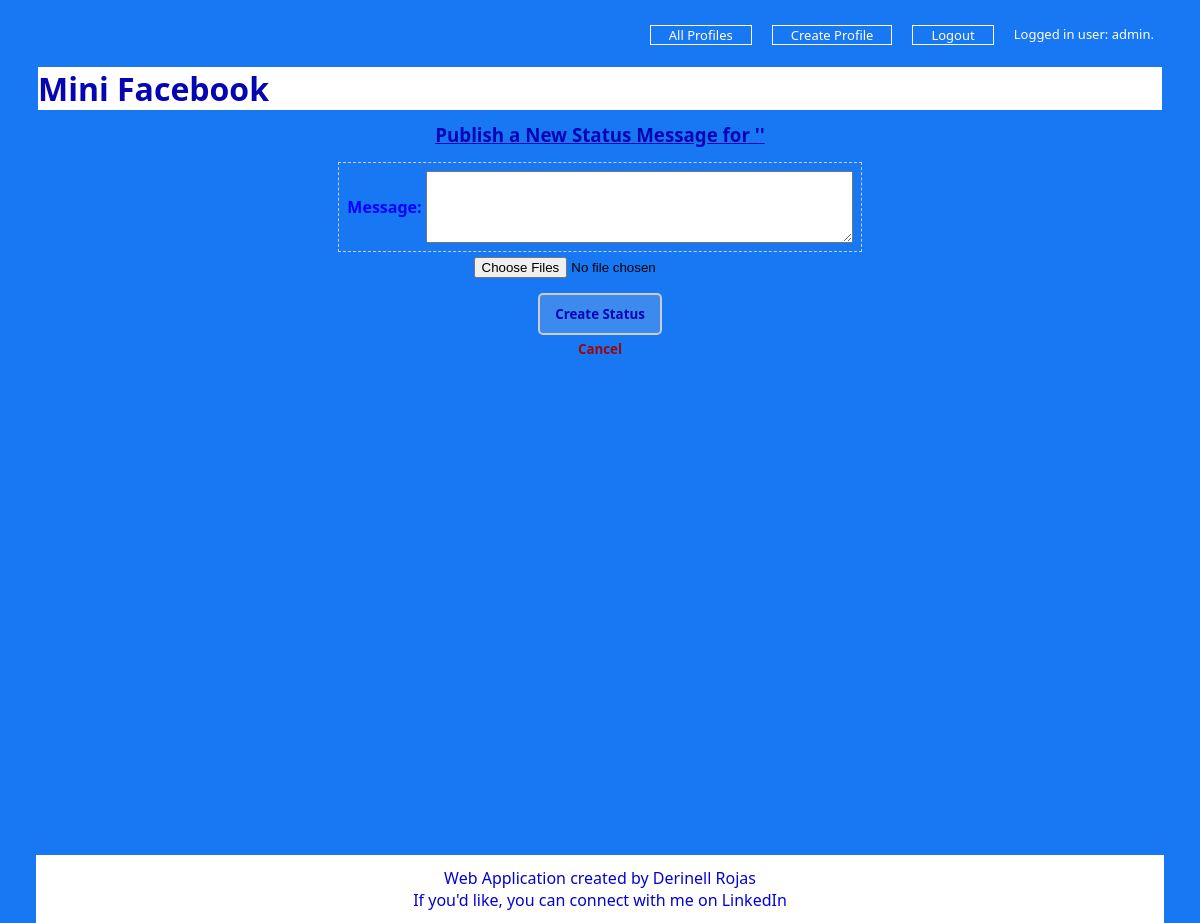
The page /mini_fb/profile/create_status (signed in) on the database as committed earlier.
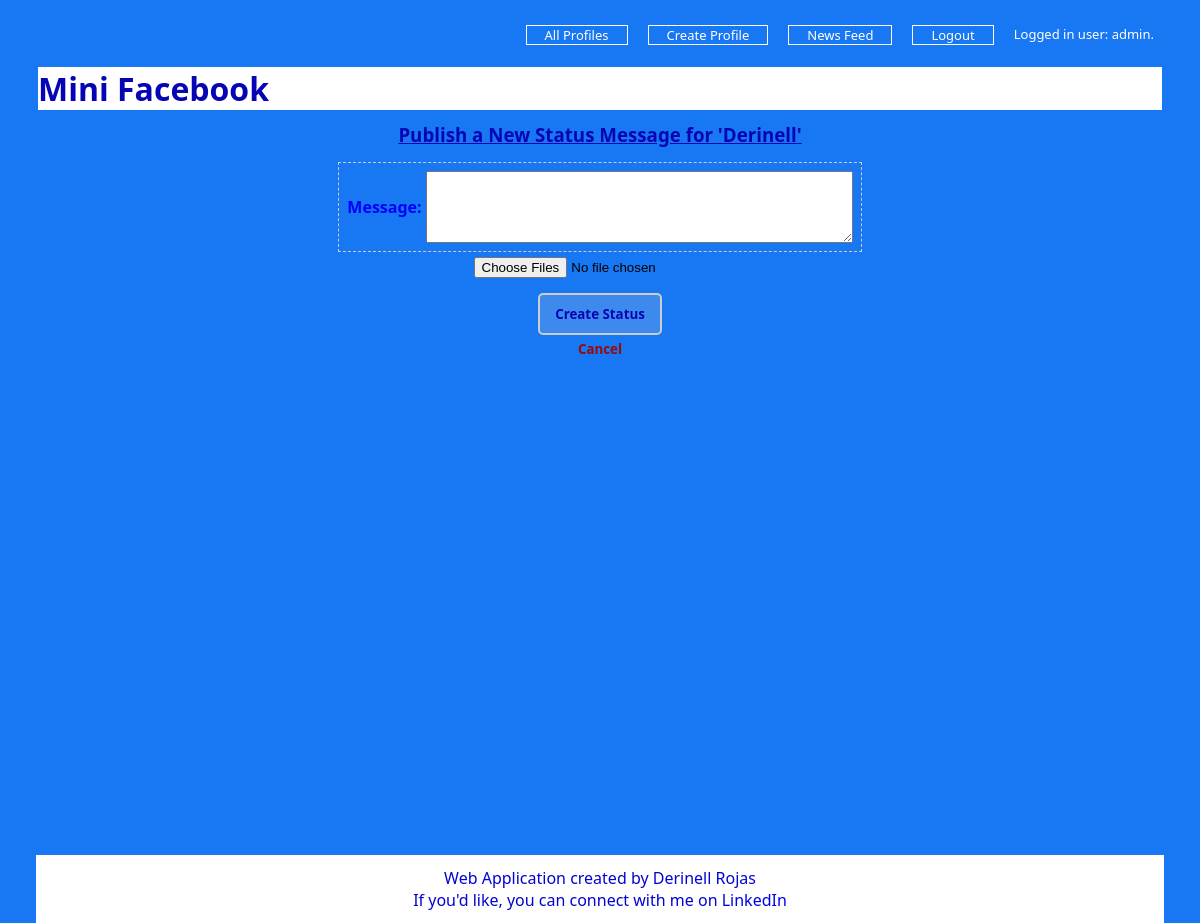
The same page on the database as committed later.
### mini_fb/models.py (models this page shows, shortened)
class Profile(models.Model):
    user = models.ForeignKey(User, on_delete=models.CASCADE) ## NEW
    first_name = models.TextField(blank=True)
    last_name = models.TextField(blank=True)
    city = models.TextField(blank=True)
    email = models.TextField(blank=True)
    image_file = models.TextField(blank=True)
    def get_object(self):
        user = self.request.user
        all_profiles = Profile.objects.all()
        for prof in all_profiles:
            if prof.user == user:
                return prof

### mini_fb/views.py (the view, shortened to what this page needs)
# urls.py: path('profile/create_status', CreateStatusMessageView.as_view(), name="create_status"),
class CreateStatusMessageView(LoginRequiredMixin, CreateView):
    form_class = CreateStatusMessageForm
    template_name = "mini_fb/create_status_form.html"
    def get_context_data(self):
        context = super().get_context_data()
        profile = Profile.get_object(self)
        context['profile'] = profile
        return context

### mini_fb/forms.py
class CreateStatusMessageForm(forms.ModelForm):
    class Meta:
        model = StatusMessage
        fields = ["message"]
    message = forms.CharField(
        label="Message",
        required=True,
        widget=forms.Textarea(attrs={"rows": 4, "cols": 50})  # Optional: Adjust size
    )

### mini_fb/templates/mini_fb/create_status_form.html (shortened to what this page needs)
{% extends 'mini_fb/base.html' %}
{% block content %}
<header>
    <h1 id="header-name">Mini Facebook</h1>
</header>
<h3 id="form-header">Publish a New Status Message for '{{profile.first_name}}'</h1>
<form  method="POST" enctype="multipart/form-data" >
<table id="form">
    {{form.as_table}}
</table>
<div id="files" >
    <input type="file" name = "files" multiple />
</div>
<div id="submit-button">
<input id="submit" type="submit" name="submit" value="Create Status">
<h5 id="cancel-btn">
    <a id="cancel" href="{% url 'show_all_profiles' %}">Cancel</a>
</h5>
</div>
</form>
{% endblock %}

### mini_fb/templates/mini_fb/base.html (shortened to what this page needs)
{% load static %}
<!DOCTYPE html>
<html>
<head>
    <link rel="stylesheet" href="{% static 'mini_fb.css' %}">
</head>
<body>
    <nav>
        <ul>
            <li><a id="base" href="{% url 'show_all_profiles' %}">All Profiles</a></li>
            <li><a id="base" href="{% url 'create_profile' %}">Create Profile</a></li>
            {% if profile %}
            {% if request.user.is_authenticated and request.user == profile.user %}
            <li><a id="base" href="{% url 'news_feed'  %}">News Feed</a></li>
            {% endif %}
            {% endif %}
             {% if request.user.is_authenticated %}
            <li>
                <form action="{% url 'logout' %}" method="post" style="display: inline;">
                    <a id="base" href="#" onclick="this.closest('form').submit(); return false;">Logout</a>
                </form>
            </li>
            {% else %}
            <li><a id="base" href="{% url 'login' %}">Login</a></li>
            {% endif %}
            <div id="base">
                {% if request.user.is_authenticated %}
                Logged in user: {{ request.user }}.
                {% else %}
                Not logged in.
                {% endif %}
                </div>
        </ul>
    </nav>
    <main>
    {% block content %}
    {% endblock %}
    </main>
</body>
<footer>
    <p>Web Application created by Derinell Rojas</p>
    <p>If you'd like, you can connect with me on <a href="https://www.linkedin.com/in/derinellrojas/">LinkedIn</a></p>
</footer>
</html>

### static/mini_fb.css (style rules this page uses)
* { margin: 0; box-sizing: border-box; }
body { margin: 0% 3% 0% 3%; background-color: #1877F2; }
main { height: 100vh; overflow-y: auto; }
nav { margin-top: 15px; background-color: #1877F2; display: flex; justify-content: flex-end; padding: 10px; }
nav ul { display: flex; list-style: none; gap: 20px; margin: 0; padding: 0; }
nav li { margin: 0; padding-left: 18px; padding-right: 18px; flex-direction: row; border: 1px solid white; }
footer { text-align: center; background-color: white; color: rgb(5, 5, 181); font-family:system-ui, -apple-system, BlinkMacSystemFont, 'Segoe UI', Roboto, Oxygen, Ubuntu, Cantarell, 'Open Sans', 'Helvetica Neue', sans-serif; font-weight: lighter; padding-top: 12px; padding-bottom: 12px; }
#header-name { border: 2px solid #1877F2; color: rgb(5, 5, 181); background-color: white; font-family:system-ui, -apple-system, BlinkMacSystemFont, 'Segoe UI', Roboto, Oxygen, Ubuntu, Cantarell, 'Open Sans', 'Helvetica Neue', sans-serif; }
header { margin-top: 10px; margin-bottom: 10px; }
a { text-decoration: none; }
p { text-decoration: none; font-family:system-ui, -apple-system, BlinkMacSystemFont, 'Segoe UI', Roboto, Oxygen, Ubuntu, Cantarell, 'Open Sans', 'Helvetica Neue', sans-serif; color: rgb(4, 4, 209); }
#base { text-decoration: none; color: white; font-weight: lighter; font-family:system-ui, -apple-system, BlinkMacSystemFont, 'Segoe UI', Roboto, Oxygen, Ubuntu, Cantarell, 'Open Sans', 'Helvetica Neue', sans-serif; font-size: small; }
h3 { font-family: Verdana, Geneva, Tahoma, sans-serif; color: rgb(5, 5, 181); text-align: center; text-decoration: underline; }
th { color: blue; text-align: right; }
#form-header { text-align: center; color: rgb(5, 5, 181); font-family: system-ui, -apple-system, BlinkMacSystemFont, 'Segoe UI', Roboto, Oxygen, Ubuntu, Cantarell, 'Open Sans', 'Helvetica Neue', sans-serif ; }
#form { margin: auto; margin-top: 15px; border: #ccc 1px dashed; padding: 5px; font-family: system-ui, -apple-system, BlinkMacSystemFont, 'Segoe UI', Roboto, Oxygen, Ubuntu, Cantarell, 'Open Sans', 'Helvetica Neue', sans-serif; }
#submit { background-color: #3d8aee; border: #ccc solid 2px; padding: 10px; padding-left: 15px; padding-right: 15px; color: rgb(5, 5, 181); font-family: system-ui, -apple-system, BlinkMacSystemFont, 'Segoe UI', Roboto, Oxygen, Ubuntu, Cantarell, 'Open Sans', 'Helvetica Neue', sans-serif; font-weight: bold ; border-radius: 5px; }
#submit-button { padding-top: 15px; text-align: center; margin: auto; }
main { height: 100vh; overflow-y: auto; overflow-x: hidden; }
#cancel-btn { margin-top: 5px; }
#cancel { color: rgb(156, 7, 7); font-family: system-ui, -apple-system, BlinkMacSystemFont, 'Segoe UI', Roboto, Oxygen, Ubuntu, Cantarell, 'Open Sans', 'Helvetica Neue', sans-serif; }
#files { text-align: center; margin-top: 5px; }
#id_message { display: block; padding: 5px; }

Rows that differ between the two databases and show on the page:
added Profile: first_name "Derinell"
Other text that changed with them:
text now shown: "News Feed"
